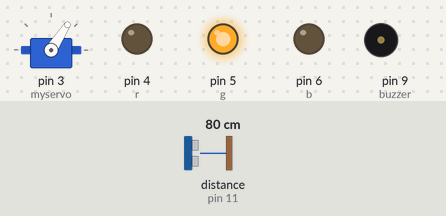
Bench run of a sketch on a simulated Arduino Uno, built with avr-gcc and run on an emulated ATmega328P. Parts: servo, output pins drawn as LEDs (lit = HIGH), buzzer (waves = sounding). Wiring (inferred from the names in the program): ultrasonic range finder: trigger pin 10; echo pin 11. The inputs (shaded band) are chosen by the test bench; at power-on: distance to the obstacle (sensor on pin 11) 80 cm. The echo pulse lasts 58.3 µs per cm; pins used as bus, display or sensor lines are not drawn; what the sketch prints to the serial monitor is not drawn.

Above: at 1.2 s.
1.3 s: distance to the obstacle (sensor on pin 11) set to 2 cm
At 2.1 s:
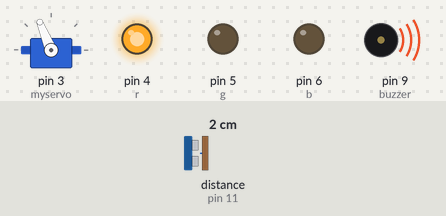
4.3 s: distance to the obstacle (sensor on pin 11) set to 250 cm
At 4.9 s:
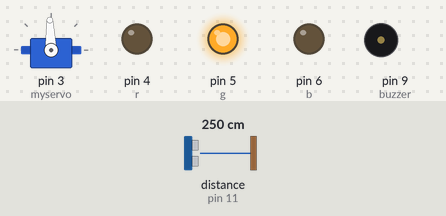
7.3 s: distance to the obstacle (sensor on pin 11) set to 4 cm
At 7.8 s:
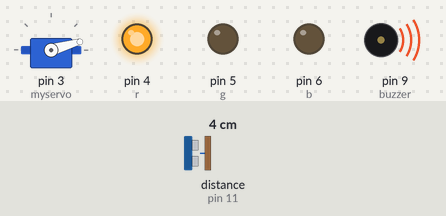
10.3 s: distance to the obstacle (sensor on pin 11) set to 18 cm
At 11.3 s:
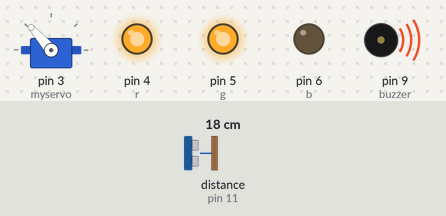
13.3 s: distance to the obstacle (sensor on pin 11) set to 60 cm
At 13.9 s:
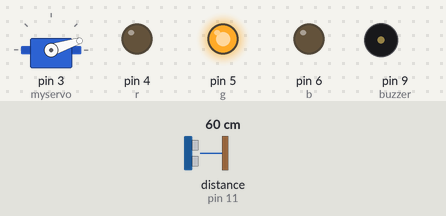
16.3 s: distance to the obstacle (sensor on pin 11) set to 9 cm
At 18.1 s:
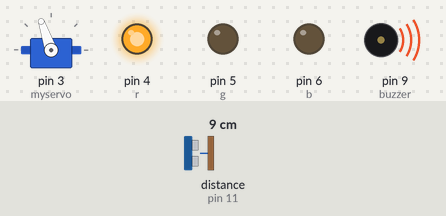
Timing chart, 0 to 20.3 s (numbered marks = the images above; inputs shaded):
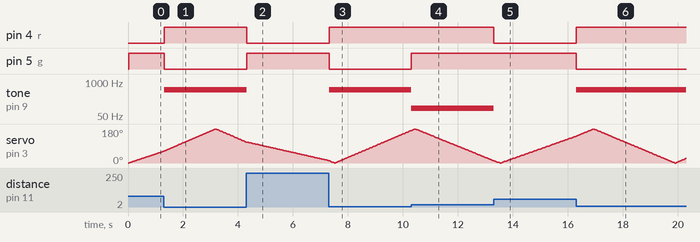

Measured:
- after the input at 1.3 s, pin 4 (r): LOW → HIGH at once; pin 5 (g): HIGH → LOW at once; tone on pin 9 (buzzer): silent → 500 Hz at once
- after the input at 4.3 s, pin 4 (r): HIGH → LOW at once; pin 5 (g): LOW → HIGH at once; tone on pin 9 (buzzer): 500 Hz → silent at once
- after the input at 7.3 s, pin 4 (r): LOW → HIGH at once; pin 5 (g): HIGH → LOW at once; tone on pin 9 (buzzer): silent → 500 Hz at once
- after the input at 10.3 s, pin 5 (g): LOW → HIGH at once; tone on pin 9 (buzzer): 500 Hz → 100 Hz at once
- after the input at 13.3 s, pin 4 (r): HIGH → LOW at once; tone on pin 9 (buzzer): 100 Hz → silent at once
- after the input at 16.3 s, pin 4 (r): LOW → HIGH at once; pin 5 (g): HIGH → LOW at once; tone on pin 9 (buzzer): silent → 500 Hz at once

The sketch:

sketch_jul31b.ino
```cpp
#include <Servo.h>

Servo myservo;

// Your hardware pins
int trig = 10;
int echo = 11;
int buzzer = 9;
int r = 4;
int g = 5;
int b = 6;

long duration;
float distance;

void setup() {
  // NEW LINE: Starts the communication with the computer
  Serial.begin(9600);

  myservo.attach(3);
  pinMode(trig, OUTPUT);
  pinMode(echo, INPUT);
  pinMode(buzzer, OUTPUT);
  pinMode(r, OUTPUT);
  pinMode(g, OUTPUT);
  pinMode(b, OUTPUT);
}

void loop() {
  // Loop for sweeping from 0 to 180 degrees
  for (int deg = 0; deg <= 180; deg++) {
    myservo.write(deg);
    delay(15); // A small delay to keep the sweep smooth

    // Your original sensor reading code
    digitalWrite(trig, LOW);
    delayMicroseconds(2);
    digitalWrite(trig, HIGH);
    delayMicroseconds(10);
    digitalWrite(trig, LOW);
    duration = pulseIn(echo, HIGH);
    distance = duration * 0.034 / 2; // More accurate distance formula

    // NEW LINE: Sends the data in the format "angle,distance."
    Serial.print(String(deg) + "," + String(int(distance)) + ".");

    // Your original LED and buzzer logic
    if (distance > 40 || distance <= 0) {
      digitalWrite(g, HIGH);
      digitalWrite(r, LOW);
      digitalWrite(b, LOW);
      noTone(buzzer);
    } else if (distance > 10) {
      digitalWrite(g, HIGH);
      digitalWrite(r, HIGH);
      digitalWrite(b, LOW);
      tone(buzzer, 100);
    } else {
      digitalWrite(r, HIGH);
      digitalWrite(g, LOW);
      digitalWrite(b, LOW);
      tone(buzzer, 500);
    }
  }

  // Loop for sweeping back from 180 to 0 degrees
  for (int deg = 180; deg >= 0; deg--) {
    myservo.write(deg);
    delay(15);

    // Your original sensor reading code
    digitalWrite(trig, LOW);
    delayMicroseconds(2);
    digitalWrite(trig, HIGH);
    delayMicroseconds(10);
    digitalWrite(trig, LOW);
    duration = pulseIn(echo, HIGH);
    distance = duration * 0.034 / 2;

    // NEW LINE: Sends the data for the return sweep
    Serial.print(String(deg) + "," + String(int(distance)) + ".");

    // Your original LED and buzzer logic
    if (distance > 40 || distance <= 0) {
      digitalWrite(g, HIGH);
      digitalWrite(r, LOW);
      digitalWrite(b, LOW);
      noTone(buzzer);
    } else if (distance > 10) {
      digitalWrite(g, HIGH);
      digitalWrite(r, HIGH);
      digitalWrite(b, LOW);
      tone(buzzer, 100);
    } else {
      digitalWrite(r, HIGH);
      digitalWrite(g, LOW);
      digitalWrite(b, LOW);
      tone(buzzer, 500);
    }
  }
}
```
